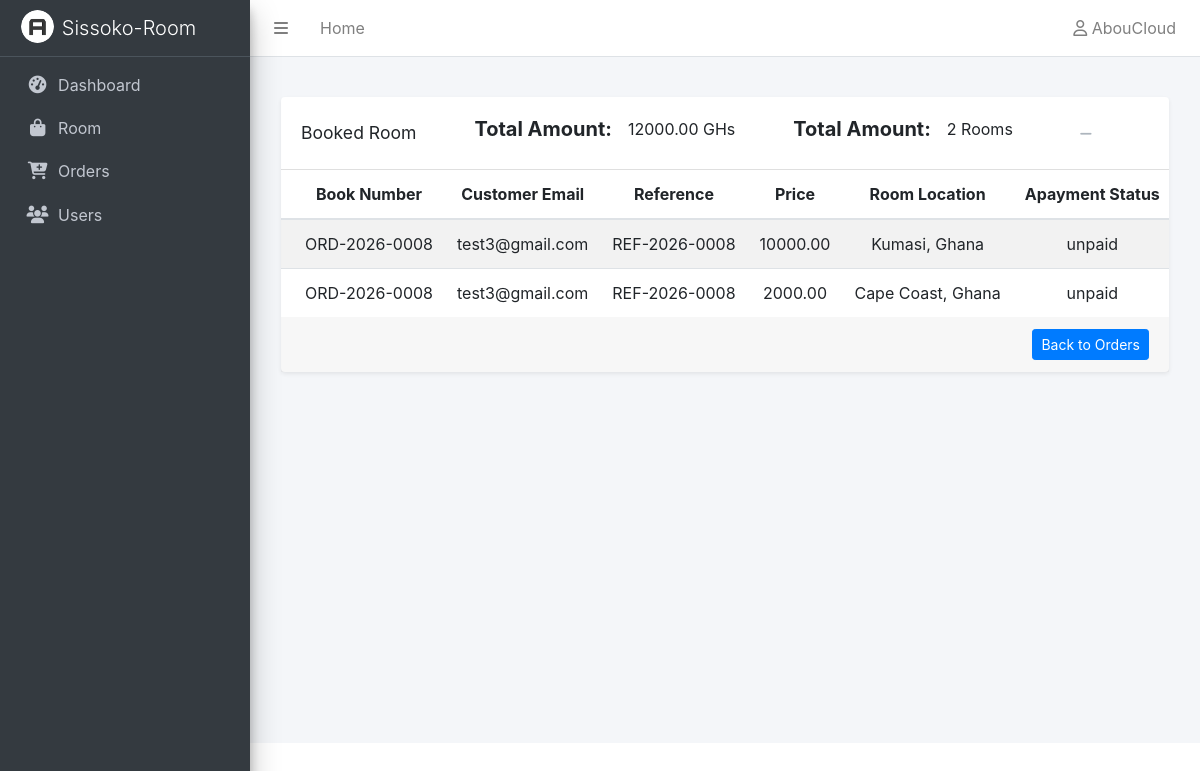
Screenshot of /sissoko-room/vieworder_items/8 (signed in) with the database file from the repository.
### room/models.py (models this page shows, shortened)
class User(AbstractUser):
    user_id = models.UUIDField(default=uuid.uuid4, unique=True, editable= False )
    phone_number = models.CharField(max_length=15, unique=True, null=True, blank=True)
    email = models.EmailField(max_length=200, unique= True)
    localization= models.CharField(max_length=200, blank=True, null=True)
    role = models.CharField(max_length=200, default='customer', null=False)
    created_at = models.DateTimeField(auto_now_add=True)
    password = models.CharField(max_length=128)
    USERNAME_FIELD = 'email'
    REQUIRED_FIELDS = ['username']

class Orders(models.Model):
    order_number = models.CharField(max_length=30, unique=True, blank=True)
    user = models.ForeignKey(settings.AUTH_USER_MODEL , on_delete=models.CASCADE, related_name='orders')
    reference = models.CharField(max_length=100, blank=True, unique=True)
    total_amount = models.DecimalField(max_digits=10, decimal_places=2)
    payment_method = models.CharField(max_length=100, blank=True, default='cast')
    payment_status = models.CharField(max_length=100, default="unpaid")
    delevery_method = models.CharField(max_length=100, blank=True, null=True)
    order_status = models.CharField(max_length=100, default="pending")
    created_at = models.DateTimeField(auto_now_add=True)
    class Meta:
        verbose_name = "Orders"
        verbose_name_plural = "Orders"

class OrderItems(models.Model):
    order = models.ForeignKey(Orders, on_delete=models.CASCADE, related_name='orderitems')
    room = models.ForeignKey(Room, on_delete=models.CASCADE, related_name='orderitems')
    amount = models.DecimalField(max_digits=10, decimal_places=2)  # room.price * quantity
    class Meta:
        verbose_name = "OrderItems"
        verbose_name_plural = "OrderItems"
    def __str__(self):
        return f"{self.room} - {self.amount}"

class Room(models.Model):
    uuid = models.UUIDField(default=uuid.uuid4, editable=False, unique=True)
    user = models.ForeignKey(User, on_delete=models.CASCADE, related_name='rooms')
    slug = models.SlugField(unique=True, blank= True)
    title = models.CharField(max_length=200, null= False)
    category = models.CharField(max_length=200, null= False)
    type = models.CharField(max_length=200, blank=True,  null=False)
    stay_type = models.CharField(max_length=200, blank=True, null=False)
    price = models.DecimalField(max_digits=10, decimal_places=2)
    promot_price = models.DecimalField(max_digits=10, decimal_places=2, default=0, blank= True)
    quantity = models.DecimalField(max_digits=10, decimal_places=2, null=True)
    location = models.CharField(max_length=200, null= True)
    bedroom = models.IntegerField(default=1, blank=False)
    guest_number= models.IntegerField(default=0, blank=True, null= True)
    bathroom = models.IntegerField(default=1, blank=False)
    amenities = models.ManyToManyField(Amenities, blank=True)
    description = models.TextField(null=False)
    status=models.CharField(default='active', blank=True, null=True)
    images = models.ImageField(upload_to= "products/", null=True)
    created_at = models.DateTimeField(auto_now_add=True)
    updated = models.DateTimeField(auto_now=True)
    def __str__(self):
        return str(self.uuid) or self.slug

### room/views.py (the view)
# urls.py: path('vieworder_items/<int:order_id>', views.viewOrderItems, name='vieworder_items'),
@staff_member_required
def viewOrderItems(request, order_id):
    user = request.user
    orderItems = OrderItems.objects.filter(order__id = order_id, room__user=user).select_related('order', 'room')
    orderAmount = get_object_or_404(Orders, id=order_id)
    count = OrderItems.objects.filter(order__id = order_id, room__user=user).count()
    print('OrderItems', orderItems)
    return render(request, 'viewOrderItems.html', {'order_Items': orderItems, 'orderAmount': orderAmount, 'count':count})

### room/templates/viewOrderItems.html (shortened to what this page needs)
{% extends "base.html" %}
{%load static%}
{% block content %}
<div class="container mt-4">
    <div class="col-12">
        <div class="card shadow-sm">
            <div class="card-header d-flex justify-content-between align-items-center">
                <div class="">
                    <h3 class="card-title">Booked Room</h3>
                </div>
                {% if orderAmount %}
                <div class="d-flex flex-wrap align-items-center">
                    <h5 class="font-weight-bold">Total Amount:</h5>
                    <p class="ml-3 pt-2">{{ orderAmount.total_amount}} GHs</p>
                </div>
                {% if count %}
                 <div class="d-flex flex-wrap align-items-center">
                    <h5 class="font-weight-bold">Total Amount:</h5>
                    <p class="ml-3 pt-2">{{ count }} Rooms </p>
                </div>
                {% endif %}
                {% endif %}
                <div class="card-tools d-flex flex-justify-content-end text-end">
                    <button type="button" class="btn btn-tool" data-card-widget="collapse">
                        <i class="fas fa-minus"></i>
                    </button>
                </div>
            </div>
            <div class="card-body table-responsive p-0">
                <table class="table table-hover table-striped text-nowrap">
                    <thead>
                        <tr>
                            <th class="text-center">Book Number</th>
                            <th class="text-center">Customer Email</th>
                            <th class="text-center">Reference</th>
                            <th class="text-center">Price</th>
                            <th class="text-center">Room Location</th>
                            <th class="text-center">Apayment Status</th>
                        </tr>
                    </thead>
                    <tbody>
                        {% for orderitem in order_Items %}
                        <tr>
                            <td class="text-center">{{ orderitem.order.order_number }}</td>
                            <td class="text-center">{{ orderitem.order.user.email }}</td>
                            <td class="text-center">{{ orderitem.order.reference }}</td>
                            <td class="text-center">{{ orderitem.room.price }}</td>
                            <td class="text-center">{{ orderitem.room.location }}</td>
                            <td class="text-center">{{ orderitem.order.payment_status }}</td>
                        </tr>
                        {% empty %}
                        <tr>
                            <td colspan="10" class="text-center">No order items</td>
                        </tr>
                        {% endfor %}
                    </tbody>
                </table>
            </div>
            <div class="card-footer text-right">
                <a href="{% url 'orders' %}" class="btn btn-sm btn-primary">Back to Orders</a>
            </div>
        </div>
    </div>
</div>
{%endblock%}

### room/templates/navbar.html (shortened to what this page needs)
<nav class="main-header navbar navbar-expand navbar-white navbar-light">
  <ul class="navbar-nav">
    <li class="nav-item">
      <a class="nav-link" data-widget="pushmenu" href="#" role="button"><i class="fas fa-bars"></i></a>
    </li>
    <li class="nav-item d-none d-sm-inline-block">
      <a href="{% url 'dashboard' %}" class="nav-link">Home</a>
    </li>
  </ul>
  <ul class="navbar-nav ml-auto">
    <li class="nav-item dropdown">
      <a class="nav-link" data-toggle="dropdown" href="#">
        <i class="far fa-user"></i>
        <span>{{user.username}}</span>
      </a>
    </li>
  </ul>
</nav>

### rows the page displays
User: username "AbouCloud"
Orders: total_amount "12000.00"
OrderItems: order.order_number "ORD-2026-0008", order.user.email "test3@gmail.com", order.reference "REF-2026-0008", room.price "10000.00", room.location "Kumasi, Ghana", order.payment_status "unpaid"
OrderItems: order.order_number "ORD-2026-0008", order.user.email "test3@gmail.com", order.reference "REF-2026-0008", room.price "2000.00", room.location "Cape Coast, Ghana", order.payment_status "unpaid"

### other values shown
{{ count }} "2"
